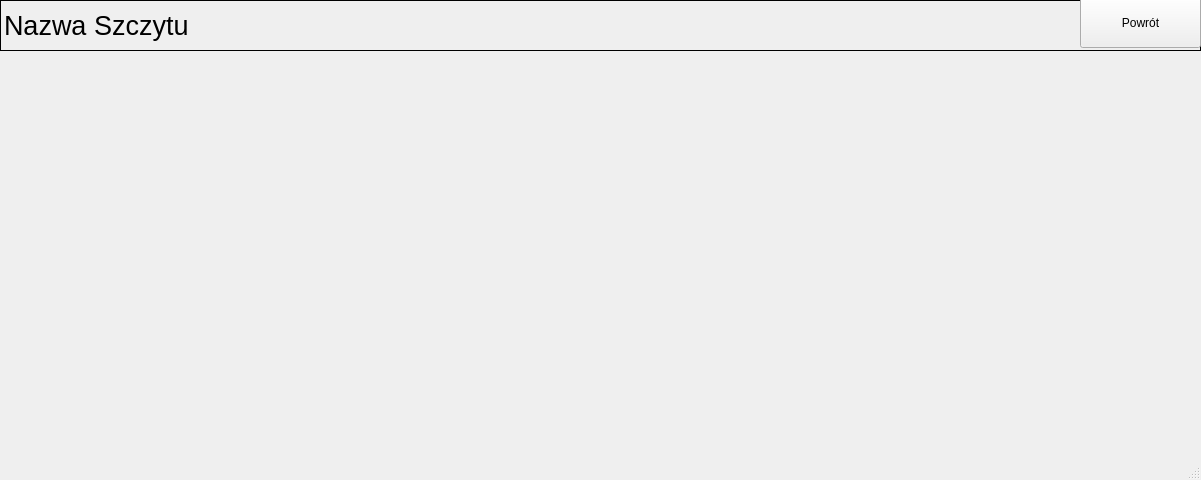
<?xml version="1.0" encoding="UTF-8"?>
<ui version="4.0">
 <class>szczyt</class>
 <widget class="QMainWindow" name="szczyt">
  <property name="geometry">
   <rect>
    <x>0</x>
    <y>0</y>
    <width>1201</width>
    <height>480</height>
   </rect>
  </property>
  <property name="windowTitle">
   <string>SkiSky</string>
  </property>
  <widget class="QWidget" name="centralwidget">
   <widget class="QLabel" name="blank_bar">
    <property name="geometry">
     <rect>
      <x>0</x>
      <y>0</y>
      <width>1201</width>
      <height>51</height>
     </rect>
    </property>
    <property name="frameShape">
     <enum>QFrame::Box</enum>
    </property>
    <property name="text">
     <string/>
    </property>
   </widget>
   <widget class="QLabel" name="label">
    <property name="geometry">
     <rect>
      <x>4</x>
      <y>-5</y>
      <width>321</width>
      <height>61</height>
     </rect>
    </property>
    <property name="font">
     <font>
      <pointsize>20</pointsize>
     </font>
    </property>
    <property name="text">
     <string>Nazwa Szczytu</string>
    </property>
   </widget>
   <widget class="QPushButton" name="pushButton">
    <property name="geometry">
     <rect>
      <x>1080</x>
      <y>-3</y>
      <width>121</width>
      <height>51</height>
     </rect>
    </property>
    <property name="text">
     <string>Powrót</string>
    </property>
   </widget>
  </widget>
  <widget class="QStatusBar" name="statusbar"/>
 </widget>
 <resources/>
 <connections/>
</ui>
